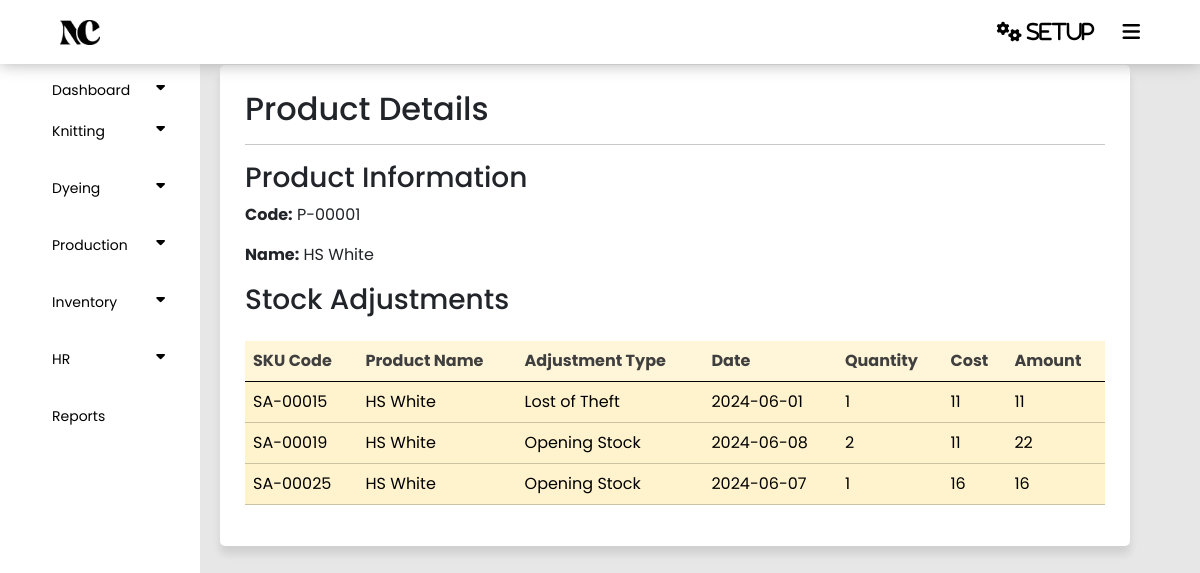
/panel/showstock.php?productId=266, run on an earlier commit of the app's database.
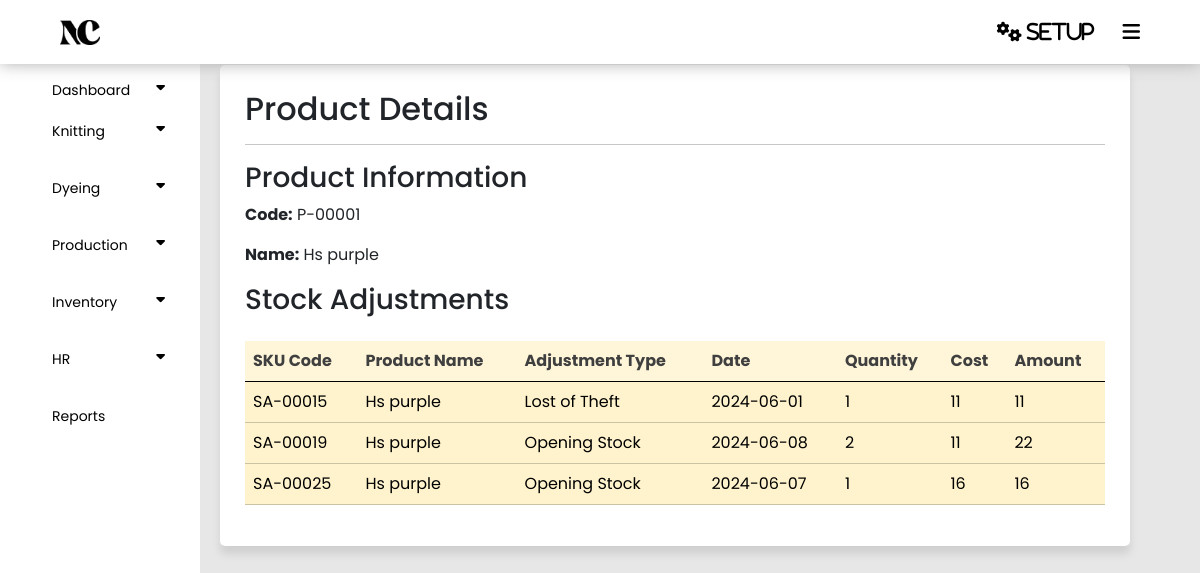
And on a later commit of the database.
### tables this page shows
CREATE TABLE `products` (
  `Id` int(255) NOT NULL,
  `Code` varchar(255) NOT NULL,
  `Name` varchar(255) NOT NULL,
  `Measurement` varchar(255) NOT NULL,
  `Category` varchar(255) NOT NULL,
  `Sales_Price` int(11) NOT NULL,
  `Purchase_Price` int(255) NOT NULL,
  `Status` tinyint(255) NOT NULL DEFAULT 1
);

CREATE TABLE `stock` (
  `Id` int(11) NOT NULL,
  `P_id` int(11) NOT NULL,
  `SCode` varchar(255) NOT NULL,
  `Type` varchar(255) NOT NULL,
  `Date` date NOT NULL,
  `Reference` varchar(111) NOT NULL,
  `Cost` int(11) NOT NULL,
  `Quantity` int(11) NOT NULL,
  `Amount` int(255) NOT NULL,
  `Status` int(11) NOT NULL DEFAULT 1
);

### panel/showstock.php (the view, shortened to what this page needs)
<?php
require('config.php');
require('index.php');
if (isset($_GET['productId'])) {
    $productId = $_GET['productId'];
    $fetchProduct = "SELECT * FROM products WHERE Id = '$productId'";
    $productResult = mysqli_query($connect, $fetchProduct);
    $product = mysqli_fetch_assoc($productResult);
    $fetchStock = "SELECT * FROM stock WHERE P_id = '$productId'";
    $stockResult = mysqli_query($connect, $fetchStock);
}
?>
<!DOCTYPE html>
<html lang="en">
<head>
    <link href="https://cdn.jsdelivr.net/npm/bootstrap@5.3.3/dist/css/bootstrap.min.css" rel="stylesheet">
    <link rel="stylesheet" type="text/css" href="style.css">
</head>
<body>
    <section class="container">
        <h2>Product Details</h2>
        <hr>
        <?php if ($product) { ?>
            <h3>Product Information</h3>
            <p><strong>Code:</strong> <?php echo $product['Code']; ?></p>
            <p><strong>Name:</strong> <?php echo $product['Name']; ?></p>
            <h3>Stock Adjustments</h3>
            <table class="table table-warning mt-4">
                <thead class="bg-warning p-2 text-dark bg-opacity-10" style="opacity: 75%;">
                    <tr>
                        <th scope="col">SKU Code</th>
                        <th scope="col">Product Name</th>
                        <th scope="col">Adjustment Type</th>
                        <th scope="col">Date</th>
                        <th scope="col">Quantity</th>
                        <th scope="col">Cost</th>
                        <th scope="col">Amount</th>
                    </tr>
                </thead>
                <tbody>
                    <?php while ($stock = mysqli_fetch_assoc($stockResult)) { ?>
                        <tr>
                            <td><?php echo $stock['SCode']; ?></td>
                            <td><?php echo $product['Name']; ?></td>
                            <td><?php echo $stock['Type']; ?></td>
                            <td><?php echo $stock['Date']; ?></td>
                            <td><?php echo $stock['Quantity']; ?></td>
                            <td><?php echo $stock['Cost']; ?></td>
                            <td><?php echo $stock['Amount']; ?></td>
                        </tr>
                    <?php } ?>
                </tbody>
            </table>
        <?php } else { ?>
            <p>No product details found.</p>
        <?php } ?>
    </section>
</body>
</html>

What changed in the data, as far as the page shows it:
changed products: Name "HS White" → "Hs purple"
changed through a linked row, stock "SA-00015": P.Name "HS White" → "Hs purple"
changed through a linked row, stock "SA-00019": P.Name "HS White" → "Hs purple"
changed through a linked row, stock "SA-00025": P.Name "HS White" → "Hs purple"
